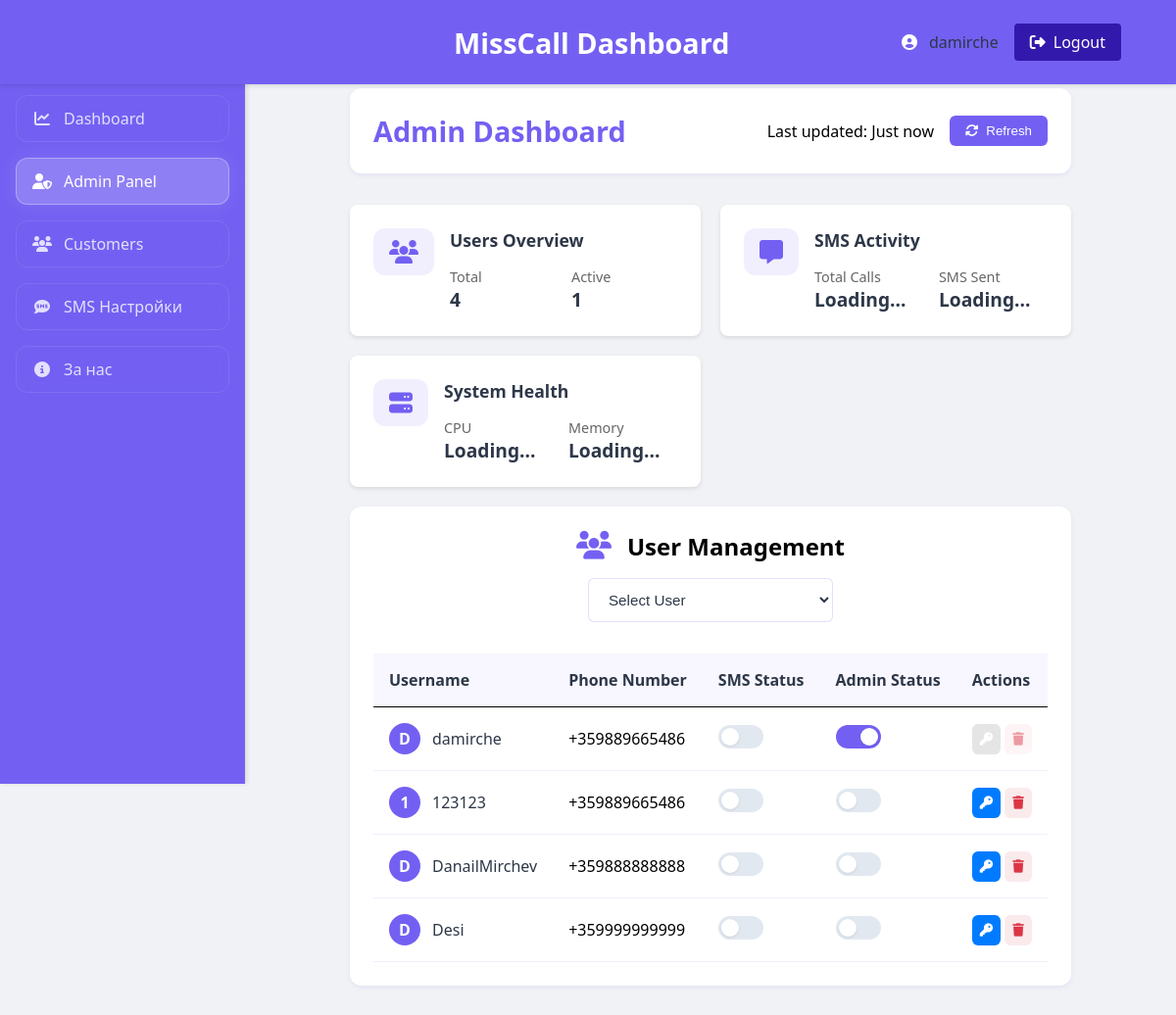
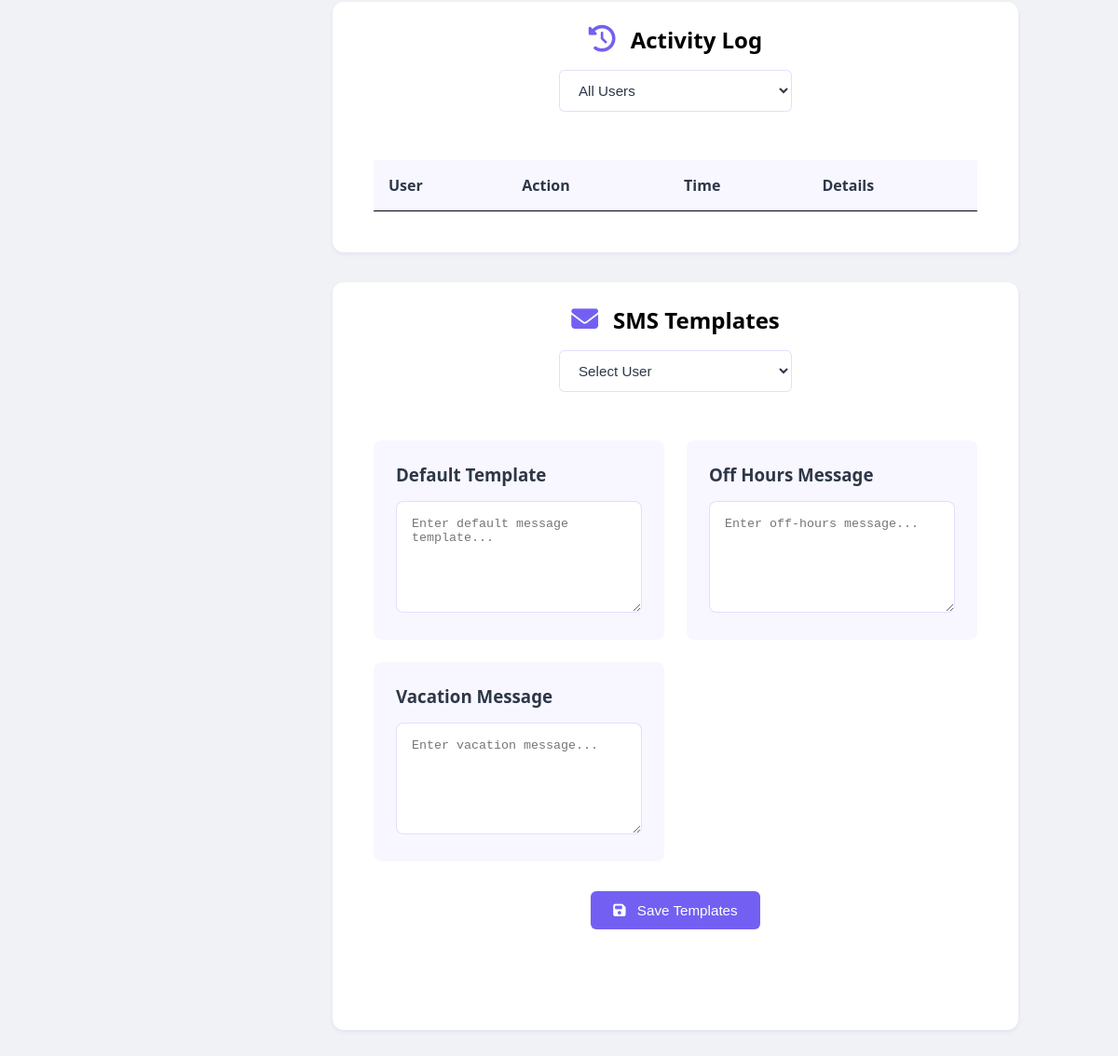
The page /admin (signed in) on the database its author committed (2 pictures, top to bottom).
### app.py (models this page shows, shortened)
class User(UserMixin, db.Model):
    id = db.Column(db.Integer, primary_key=True)
    username = db.Column(db.String(50), unique=True, nullable=False)
    password = db.Column(db.String(256), nullable=False)
    phone_number = db.Column(db.String(15), nullable=False)
    is_admin = db.Column(db.Boolean, default=False)
    missed_calls = db.relationship('MissedCall', backref='user', lazy=True)
    sms_enabled = db.Column(db.Boolean, default=True)
    sms_template = db.Column(db.Text, default='Здравейте, пропуснах обаждането ви. Ще се свържа с вас при първа възможност.')
    working_hours_start = db.Column(db.String(5), default='09:00')
    working_hours_end = db.Column(db.String(5), default='18:00')
    working_days = db.Column(db.String(100), default='Monday,Tuesday,Wednesday,Thursday,Friday')
    off_hours_message = db.Column(db.Text, default='Здравейте, в момента сме извън работно време. Ще се свържем с вас през работния ден.')
    vacation_mode = db.Column(db.Boolean, default=False)
    vacation_message = db.Column(db.Text, default='Здравейте, в момента съм в отпуск. Ще се свържа с вас след завръщането си.')
    last_login = db.Column(db.DateTime)
    is_online = db.Column(db.Boolean, default=False)
    last_seen = db.Column(db.DateTime(timezone=True))

### app.py (the view)
@app.route('/admin')
@login_required
@admin_required
def admin_dashboard():
    users = User.query.all()
    return render_template('admin.html', users=users)

### app.py (called while the page is built)
@login_manager.user_loader
def load_user(user_id):
    return db.session.get(User, int(user_id))

def admin_required(f):
    @wraps(f)
    def decorated_function(*args, **kwargs):
        if not current_user.is_authenticated or not current_user.is_admin:
            flash('Admin access required')
            return redirect(url_for('dashboard'))
        return f(*args, **kwargs)
    return decorated_function

@app.before_request
def before_request():
    if current_user.is_authenticated:
        try:
            current_time = datetime.now(UTC)
            if current_user.last_seen is None:
                current_user.last_seen = current_time
                db.session.commit()
                return
            if current_user.last_seen.tzinfo is None:
                current_user.last_seen = pytz.UTC.localize(current_user.last_seen)
            time_difference = (current_time - current_user.last_seen).total_seconds()
            current_user.last_seen = current_time
            db.session.commit()
            if time_difference > 300:
                logout_user()
                return redirect(url_for('login'))
        except Exception as e:
            app.logger.error(f"Error in before_request: {str(e)}")
            pass

### templates/admin.html (shortened to what this page needs)
{% extends "base.html" %}
{% block content %}
<div class="admin-container">
    <div class="dashboard-header">
        <h1>Admin Dashboard</h1>
        <div class="header-actions">
            <span class="last-updated">Last updated: <time id="update-time">Just now</time></span>
            <button onclick="refreshDashboard()" class="refresh-btn">
                <i class="fas fa-sync-alt"></i> Refresh
            </button>
        </div>
    </div>
    <div class="stats-grid">
        <div class="stat-card">
            <div class="stat-icon">
                <i class="fas fa-users"></i>
            </div>
            <div class="stat-details">
                <h3>Users Overview</h3>
                <div class="stat-numbers">
                    <div class="stat-item">
                        <span class="stat-label">Total</span>
                        <span class="stat-value" id="total-users">Loading...</span>
                    </div>
                    <div class="stat-item">
                        <span class="stat-label">Active</span>
                        <span class="stat-value" id="active-users">Loading...</span>
                    </div>
                </div>
            </div>
        </div>
        <div class="stat-card">
            <div class="stat-icon">
                <i class="fas fa-comment-alt"></i>
            </div>
            <div class="stat-details">
                <h3>SMS Activity</h3>
                <div class="stat-numbers">
                    <div class="stat-item">
                        <span class="stat-label">Total Calls</span>
                        <span class="stat-value" id="total-calls">Loading...</span>
                    </div>
                    <div class="stat-item">
                        <span class="stat-label">SMS Sent</span>
                        <span class="stat-value" id="total-sms">Loading...</span>
                    </div>
                </div>
            </div>
        </div>
        <div class="stat-card">
            <div class="stat-icon">
                <i class="fas fa-server"></i>
            </div>
            <div class="stat-details">
                <h3>System Health</h3>
                <div class="stat-numbers">
                    <div class="stat-item">
                        <span class="stat-label">CPU</span>
                        <span class="stat-value" id="cpu-usage">Loading...</span>
                    </div>
                    <div class="stat-item">
                        <span class="stat-label">Memory</span>
                        <span class="stat-value" id="memory-usage">Loading...</span>
                    </div>
                </div>
            </div>
        </div>
    </div>
    <div class="admin-section">
        <div class="section-header">
            <h2><i class="fas fa-users"></i> User Management</h2>
            <select id="user-select" class="user-select" onchange="filterUsers(this.value)">
                <option value="">Select User</option>
            </select>
        </div>
        <div class="table-container">
            <table class="admin-table">
                <thead>
                    <tr>
                        <th>Username</th>
                        <th>Phone Number</th>
                        <th>SMS Status</th>
                        <th>Admin Status</th>
                        <th>Actions</th>
                    </tr>
                </thead>
                <tbody>
                    {% for user in users %}
                    <tr>
                        <td>
                            <div class="user-info" data-user-id="{{ user.id }}">
                                <span class="user-avatar">{{ user.username[0] | upper }}</span>
                                <span class="user-name">{{ user.username }}</span>
                            </div>
                        </td>
                        <td>{{ user.phone_number }}</td>
                        <td>
                            <label class="toggle-switch">
                                <span class="toggle-slider"></span>
                            </label>
                        </td>
                        <td>
                            <label class="toggle-switch">
                                <span class="toggle-slider"></span>
                            </label>
                        </td>
                        <td class="actions-cell">
                            <button onclick="resetUserPassword('{{ user.id }}')"
                                    class="action-btn"
                                    {% if user.id == current_user.id %}disabled{% endif %}
                                    title="Reset Password">
                                <i class="fas fa-key"></i>
                            </button>
                            <button onclick="deleteUser('{{ user.id }}')"
                                    class="action-btn danger"
                                    {% if user.id == current_user.id %}disabled{% endif %}
                                    title="Delete User">
                                <i class="fas fa-trash"></i>
                            </button>
                        </td>
                    </tr>
                    {% endfor %}
                </tbody>
            </table>
        </div>
    </div>
    <div class="admin-section">
        <div class="section-header">
            <h2><i class="fas fa-history"></i> Activity Log</h2>
            <select id="selected-user" onchange="updateActivityLog()" class="user-select">
                <option value="">All Users</option>
            </select>
        </div>
        <div class="activity-log">
            <table class="admin-table">
                <thead>
                    <tr>
                        <th>User</th>
                        <th>Action</th>
                        <th>Time</th>
                        <th>Details</th>
                    </tr>
                </thead>
            </table>
        </div>
    </div>
    <div class="admin-section">
        <div class="section-header">
            <h2><i class="fas fa-envelope"></i> SMS Templates</h2>
            <select id="template-user-select" class="user-select">
                <option value="">Select User</option>
            </select>
        </div>
        <div class="template-editor">
            <div class="template-grid">
                <div class="template-card">
                    <h3>Default Template</h3>
                    <textarea id="default-template" rows="3"
                              placeholder="Enter default message template..."></textarea>
                </div>
                <div class="template-card">
                    <h3>Off Hours Message</h3>
                    <textarea id="off-hours-template" rows="3"
                              placeholder="Enter off-hours message..."></textarea>
                </div>
                <div class="template-card">
                    <h3>Vacation Message</h3>
                    <textarea id="vacation-template" rows="3"
                              placeholder="Enter vacation message..."></textarea>
                </div>
            </div>
            <div class="template-actions">
                <button onclick="saveTemplates()" class="save-templates-btn">
                    <i class="fas fa-save"></i> Save Templates
                </button>
            </div>
        </div>
    </div>
</div>
{% endblock %}

### templates/base.html (shortened to what this page needs)
<!DOCTYPE html>
<html lang="en">
<head>
    <link rel="stylesheet" href="https://cdnjs.cloudflare.com/ajax/libs/font-awesome/6.4.0/css/all.min.css">
    <link rel="stylesheet" href="{{ url_for('static', filename='css/style.css') }}">
</head>
<body class="{% if current_user.is_authenticated %}authenticated{% endif %}">
    {% if current_user.is_authenticated %}
    <div class="sidebar">
        <div class="sidebar-content">
            <a href="{{ url_for('dashboard') }}" class="sidebar-item {% if request.endpoint == 'dashboard' %}active{% endif %}">
                <i class="fas fa-chart-line"></i>
                Dashboard
            </a>
            {% if current_user.is_admin %}
            <a href="{{ url_for('admin_dashboard') }}" class="sidebar-item {% if request.endpoint == 'admin_dashboard' %}active{% endif %}">
                <i class="fas fa-user-shield"></i>
                Admin Panel
            </a>
            {% endif %}
            <a href="{{ url_for('customers') }}" class="sidebar-item {% if request.endpoint == 'customers' %}active{% endif %}">
                <i class="fas fa-users"></i>
                Customers
            </a>
            <a href="{{ url_for('sms_settings') }}" class="sidebar-item {% if request.endpoint == 'sms_settings' %}active{% endif %}">
                <i class="fas fa-sms"></i>
                SMS Настройки
            </a>
            <a href="{{ url_for('about') }}" class="sidebar-item {% if request.endpoint == 'about' %}active{% endif %}">
                <i class="fas fa-info-circle"></i>
                За нас
            </a>
        </div>
    </div>
    <div class="main-content">
        <nav class="navbar">
            <div class="navbar-container">
                <div class="navbar-brand">
                    {% block header_title %}MissCall Dashboard{% endblock %}
                </div>
                <div class="user-profile">
                    <div class="user-info">
                        <i class="fas fa-user-circle"></i>
                        <span>{{ current_user.username }}</span>
                    </div>
                    <a href="{{ url_for('logout') }}" class="logout-btn">
                        <i class="fas fa-sign-out-alt"></i> Logout
                    </a>
                </div>
            </div>
        </nav>
        {% block content %}{% endblock %}
    </div>
    {% else %}
    {% block auth_content %}{% endblock %}
    {% endif %}
</body>
</html>

### rows shown on the page
User: username "damirche", username "D", phone_number "+359889665486"
User: username "1", username "123123", phone_number "+359889665486"
User: username "D", username "DanailMirchev", phone_number "+359888888888"
User: username "D", username "Desi", phone_number "+359999999999"
